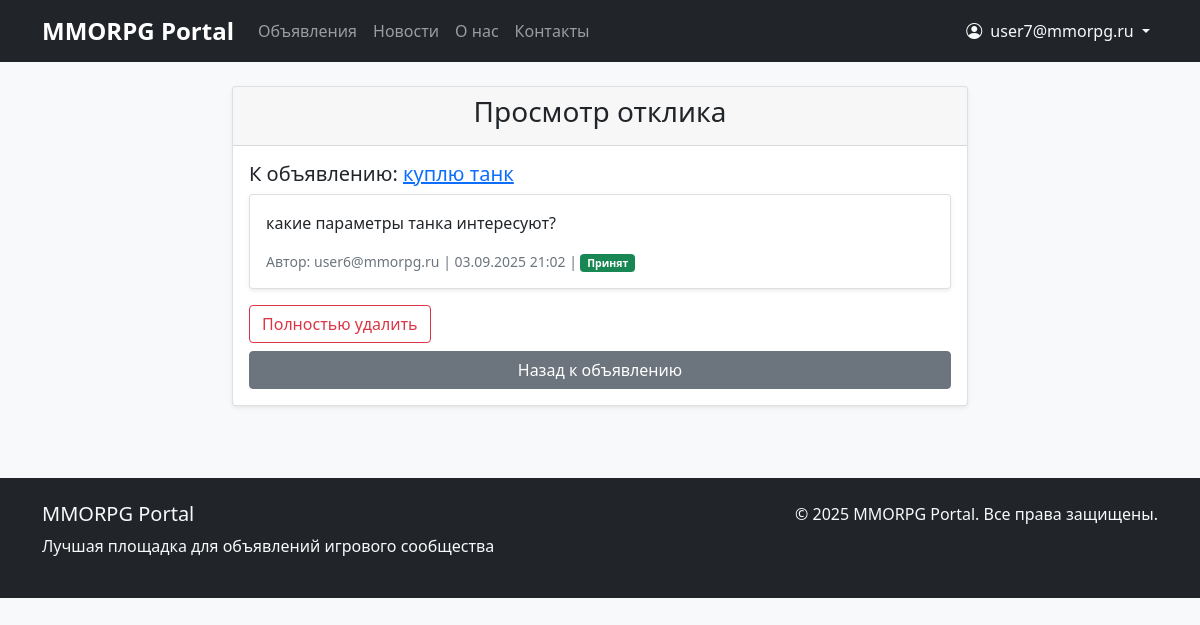
The page /responses/6/ (signed in) on the database its author committed.
### appUser/models.py (models this page shows, shortened)
class CustomUser(AbstractUser):
    email = models.EmailField(_('email address'), unique=True)
    username = models.CharField(max_length=150, blank=True, null=True)
    timezone = models.CharField(max_length=50, default='UTC')
    language = models.CharField(max_length=10, choices=[('ru', 'Russian'), ('en', 'English')], default='ru')
    email_verified = models.BooleanField(default=False)  # Новое поле для подтверждения email
    USERNAME_FIELD = 'email'
    REQUIRED_FIELDS = []
    objects = CustomUserManager()
    class Meta:
        verbose_name = _('User')
        verbose_name_plural = _('Users')

### appNotification/models.py (models this page shows, shortened)
class Response(models.Model):
    post = models.ForeignKey(Post, on_delete=models.CASCADE, related_name='responses')
    author = models.ForeignKey(User, on_delete=models.CASCADE, related_name='responses')
    text = models.TextField(validators=[MinLengthValidator(10)])
    created_at = models.DateTimeField(auto_now_add=True)
    is_accepted = models.BooleanField(default=False)
    is_rejected = models.BooleanField(default=False)  # Новое поле для отклоненных откликов
    class Meta:
        ordering = ['-created_at']
        verbose_name = _('Response')
        verbose_name_plural = _('Responses')

class Post(models.Model):
    CATEGORY_CHOICES = [
        ('tanks', _('Tanks')),
        ('heals', _('Heals')),
        ('dd', _('DD')),
        ('traders', _('Traders')),
        ('guildmasters', _('Guildmasters')),
        ('questgivers', _('Questgivers')),
        ('blacksmiths', _('Blacksmiths')),
        ('tanners', _('Tanners')),
        ('potionmakers', _('Potionmakers')),
        ('spellmasters', _('Spellmasters')),
    ]
    author = models.ForeignKey(User, on_delete=models.CASCADE, related_name='posts')
    category = models.CharField(max_length=20, choices=CATEGORY_CHOICES)
    title = models.CharField(max_length=255, validators=[MinLengthValidator(5)])
    content = RichTextUploadingField(
        verbose_name=_('Content'),
        help_text=_('You can use rich text editor with images, videos and formatting')
    )
    created_at = models.DateTimeField(auto_now_add=True)
    updated_at = models.DateTimeField(auto_now=True)
    subscribers = models.ManyToManyField(User, related_name='subscribed_posts', blank=True)
    image = models.ImageField(
        upload_to='posts/images/',
        blank=True,
        null=True,
        verbose_name=_('Main Image'),
        help_text=_('Main image for the post card')
    )
    video = models.FileField(
        upload_to='posts/videos/',
        blank=True,
        null=True,
        verbose_name=_('Main Video'),
        help_text=_('Main video file (optional)')
    )
    notify_subscribers = models.BooleanField(default=True, verbose_name=_('Notify subscribers'))
    class Meta:
        ordering = ['-created_at']
        verbose_name = _('Post')
        verbose_name_plural = _('Posts')

### appNotification/views.py (the view)
# urls.py: path('responses/<int:pk>/', views.ResponseDetailView.as_view(), name='response_detail'),
class ResponseDetailView(LoginRequiredMixin, DetailView):
    model = Response
    template_name = 'appNotification/response_detail.html'
    context_object_name = 'response'
    def get_queryset(self):
        return super().get_queryset().select_related('author', 'post__author').filter(
            Q(author=self.request.user) |
            Q(post__author=self.request.user) |
            Q(is_accepted=True)
        )
    def get_context_data(self, **kwargs):
        context = super().get_context_data(**kwargs)
        response = self.object
        context['can_edit'] = response.author == self.request.user
        context['can_accept'] = (response.post.author == self.request.user
                                 and not response.is_accepted
                                 and not response.is_rejected)
        context['can_reject'] = (response.post.author == self.request.user
                                 and not response.is_rejected
                                 and not response.is_accepted)
        context['can_delete'] = (response.post.author == self.request.user
                                 or response.author == self.request.user)
        UserActionLog.objects.create(
            user=self.request.user,
            action=f"Viewed response {response.id}",
            ip_address=self.request.META.get('REMOTE_ADDR')
        )
        return context

### appNotification/context_processors.py (called while the page is built)
def categories(request):
    return {
        'categories': Category.objects.all(),
        'category_choices': [
            ('tanks', _('Tanks')),
            ('heals', _('Heals')),
            ('dd', _('DD')),
            ('traders', _('Traders')),
            ('guildmasters', _('Guildmasters')),
            ('questgivers', _('Questgivers')),
            ('blacksmiths', _('Blacksmiths')),
            ('tanners', _('Tanners')),
            ('potionmakers', _('Potionmakers')),
            ('spellmasters', _('Spellmasters')),
        ]
    }

def navigation_data(request):
    from .models import Post, News
    return {
        'recent_posts': Post.objects.order_by('-created_at')[:5],
        'recent_news': News.objects.order_by('-created_at')[:3],
        'posts_count': Post.objects.count(),
        'news_count': News.objects.count(),
    }

### appNotification/templates/appNotification/response_detail.html (shortened to what this page needs)
{% extends 'base.html' %}
{% block content %}
<div class="row justify-content-center">
    <div class="col-md-8">
        <div class="card">
            <div class="card-header">
                <h3 class="text-center">Просмотр отклика</h3>
            </div>
            <div class="card-body">
                <h5>К объявлению: <a href="{% url 'post_detail' response.post.id %}">{{ response.post.title }}</a></h5>
                <div class="card mb-3">
                    <div class="card-body">
                        <p class="card-text">{{ response.text }}</p>
                        <div class="d-flex justify-content-between">
                            <small class="text-muted">
                                Автор: {{ response.author.email }} |
                                {{ response.created_at|date:"d.m.Y H:i" }} |
                                {% if response.is_accepted %}
                                    <span class="badge bg-success">Принят</span>
                                {% elif response.is_rejected %}
                                    <span class="badge bg-danger">Отклонен</span>
                                {% else %}
                                    <span class="badge bg-warning">Ожидает</span>
                                {% endif %}
                            </small>
                        </div>
                    </div>
                </div>
                <div class="d-grid gap-2">
                    {% if can_delete %}
                        <form method="post" action="{% url 'delete_response' response.id %}">
                            <button type="submit" class="btn btn-outline-danger">Полностью удалить</button>
                        </form>
                    {% endif %}
                    <a href="{% url 'post_detail' response.post.id %}" class="btn btn-secondary">Назад к объявлению</a>
                </div>
            </div>
        </div>
    </div>
</div>
{% endblock %}

### templates/includes/header.html (shortened to what this page needs)
<nav class="navbar navbar-expand-lg navbar-dark bg-dark">
    <div class="container">
        <a class="navbar-brand" href="{% url 'home' %}">MMORPG Portal</a>
        <div class="collapse navbar-collapse" id="navbarNav">
            <ul class="navbar-nav me-auto">
                <li class="nav-item">
                    <a class="nav-link" href="{% url 'post_list' %}">Объявления</a>
                </li>
                <li class="nav-item">
                    <a class="nav-link" href="{% url 'news_list' %}">Новости</a>
                </li>
                <li class="nav-item">
                    <a class="nav-link" href="{% url 'about' %}">О нас</a>
                </li>
                <li class="nav-item">
                    <a class="nav-link" href="{% url 'contacts' %}">Контакты</a>
                </li>
            </ul>
            <ul class="navbar-nav ms-auto">
                {% if user.is_authenticated %}
                    <li class="nav-item dropdown">
                        <a class="nav-link dropdown-toggle text-light" href="#" role="button"
                           data-bs-toggle="dropdown" aria-expanded="false">
                            <i class="bi bi-person-circle me-1"></i>
                            {% if user.first_name and user.last_name %}
                                {{ user.first_name }} {{ user.last_name }}
                            {% else %}
                                {{ user.email }}
                            {% endif %}
                        </a>
                    </li>
                {% endif %}
            </ul>
        </div>
    </div>
</nav>

### static/css/styles.css (style rules this page uses)
body { background-color: #f8f9fa; }
.navbar-brand { font-weight: bold; font-size: 1.5rem; }
.card { box-shadow: 0 0.125rem 0.25rem rgba(0, 0, 0, 0.075); margin-bottom: 1.5rem; }

### rows shown on the page
CustomUser: email "user7@mmorpg.ru"
Response: post "куплю танк", text "какие параметры танка интересуют?", author.email "user6@mmorpg.ru", created_at "03.09.2025 21:02"
